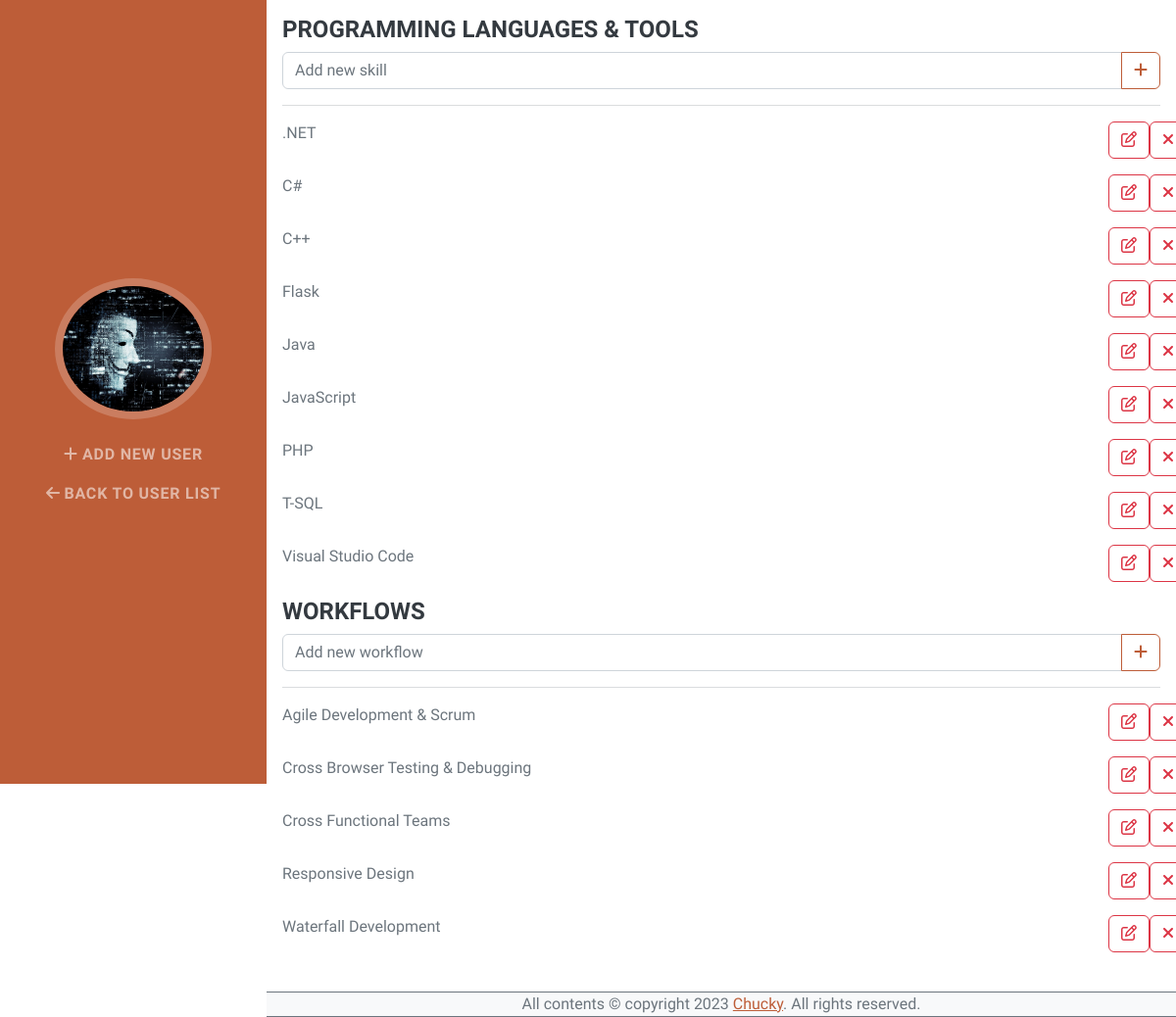
The page /skill/edit/4 on the database its author committed.
### app.py (models this page shows, shortened)
class Skill(db.Model):
    __tablename__ = 'Skill'
    id = db.Column(db.Integer, primary_key=True)
    name = db.Column(db.String(256), unique=True, nullable=False)
    is_skill = db.Column(db.Boolean, unique=False, default=True)
    created_at = db.Column(db.DateTime(timezone=True), server_default=func.now())

### app_views.py (the view)
@app_views.route('/skill/edit/<int:id>', methods=('GET', 'POST'))
def skill_edit(id):
    try:
        from app import Skill
        skill = Skill.query.get_or_404(id)
        if request.method == 'POST':
            skill.name = request.form['skillname']
            skill.save()
            return redirect(url_for('app_views.skill_create', type='skill'))
        context = {
            'type': 'skill-create',
            'skills': Skill.query.filter_by(is_skill=True).order_by(Skill.name),
            'workflows': Skill.query.filter_by(is_skill=False).order_by(Skill.name)
        }
        return render_template('skill-create.html', context=context)
    except Exception as e:
        abort(500)

### app_views.py (called while the page is built)
@app_views.context_processor
def inject_now():
    return {'current_year': datetime.utcnow().year}

### templates/skill-create.html (shortened to what this page needs)
{% extends 'components/layouts/base.html' %}
{% block content %}
    {% with type=context.type %}
        {% include "components/navigation.html" %}
    {% endwith %}
    <div class="container-fluid p-3 mb-2">
        <div id="add-skill">
            <h4 class="mb-2">PROGRAMMING LANGUAGES & TOOLS</h4>
            <form method="POST" action="{{ url_for('app_views.skill_create', type='skill') }}" enctype="multipart/form-data">
                <div class="input-group mb-3">
                    <input
                        id="add-skill"
                        name="skillname"
                        class="form-control"
                        type="text"
                        placeholder="Add new skill"
                        aria-label="Add new skill"
                        aria-describedby="btn-add-skill"
                    />
                    <button id="btn-add-skill" class="btn btn-outline-primary" type="submit" style="float: right;">
                        <i class="fa-solid fa-plus"></i>
                    </button>
                </div>
            </form>
            <hr>
            {% for skill in context.skills %}
                <div class="mb-3 row">
                    <div class="col-sm-11">{{skill.name}}</div>
                    <div class="col-sm-1 d-flex justify-content-around">
                        <button
                            type="button"
                            class="btn btn-outline-danger btn-edit-skill"
                            data-bs-toggle="modal"
                            data-bs-target="#modal-edit-skill"
                            data-id="{{skill.id}}"
                            data-name="{{skill.name}}"
                            data-type="skill"
                        >
                            <i class="fa-regular fa-pen-to-square"></i>
                        </button>
                        <form method="POST" action="{{ url_for('app_views.skill_remove', id=skill.id) }}">
                            <button
                                type="submit"
                                class="btn btn-outline-danger"
                                onclick="return confirm('Are you sure you want to delete {{skill.name}}?')"
                            >
                                <i class="fa-solid fa-xmark"></i>
                            </button>
                        </form>
                    </div>
                </div>
            {% endfor %}
        </div>
        <div id="add-workflow">
            <h4 class="mb-2">WORKFLOWS</h4>
            <form method="POST" action="{{ url_for('app_views.skill_create', type='workflow') }}" enctype="multipart/form-data">
                <div class="input-group mb-3">
                    <input
                        id="add-workflow"
                        name="workflowname"
                        class="form-control"
                        type="text"
                        placeholder="Add new workflow"
                        aria-label="Add new workflow"
                        aria-describedby="btn-add-workflow"
                    />
                    <button id="btn-add-workflow" class="btn btn-outline-primary" type="submit" style="float: right;">
                        <i class="fa-solid fa-plus"></i>
                    </button>
                </div>
            </form>
            <hr>
            {% for workflow in context.workflows %}
                <div class="mb-3 row">
                    <div class="col-sm-11">{{workflow.name}}</div>
                    <div class="col-sm-1 d-flex justify-content-around">
                        <button
                            type="button"
                            class="btn btn-outline-danger btn-edit-skill"
                            data-bs-toggle="modal"
                            data-bs-target="#modal-edit-skill"
                            data-id="{{workflow.id}}"
                            data-name="{{workflow.name}}"
                            data-type="workflow"
                        >
                            <i class="fa-regular fa-pen-to-square"></i>
                        </button>
                        <form method="POST" action="{{ url_for('app_views.skill_remove', id=workflow.id) }}">
                            <button
                                type="submit"
                                class="btn btn-outline-danger"
                                onclick="return confirm('Are you sure you want to delete {{workflow.name}}?')"
                            >
                                <i class="fa-solid fa-xmark"></i>
                            </button>
                        </form>
                    </div>
                </div>
            {% endfor %}
        </div>
    </div>
{% endblock %}

### rows shown on the page
Skill: name ".NET"
Skill: name "C#"
Skill: name "C++"
Skill: name "Flask"
Skill: name "Java"
Skill: name "JavaScript"
Skill: name "PHP"
Skill: name "T-SQL"
Skill: name "Visual Studio Code"
Skill: name "Agile Development & Scrum"
Skill: name "Cross Browser Testing & Debugging"
Skill: name "Cross Functional Teams"
Skill: name "Responsive Design"
Skill: name "Waterfall Development"
